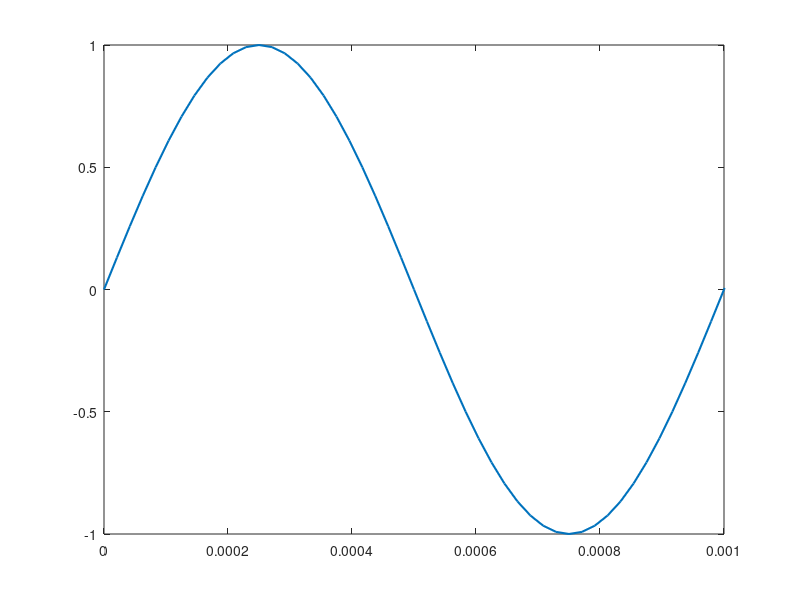

MATLAB code to generate this figure: (Note: this script raises an error after producing the figure.)
%% Plot Sine
fs = 48000;         % Sampling frequency
ts = 1/fs;          % Time step
dur = 1;            % Duration of the signal in seconds

t = 0:ts:dur-ts;    % Time vector

freq = 1000;        % Frequency of the sine wave
amp = 1;            % Amplitude of the sine wave

sine = amp * sin(2*pi*freq*t);  % Generate the sine wave

figure(1);
plot(t, sine, "LineWidth", 1.5);  % Plot the sine wave
xlim([0, 0.001]);                 % Set the x-axis limits
hold("on");                       % Enable holding the plot for overlaying

sound(sine, fs);                  % Play the sine wave as sound


%% Hard clipping
threshold = 0.5;                  % Threshold for hard clipping

% Apply hard clipping to the sine wave
hcSine = hard_clipper(sine, threshold);

plot(t, hcSine, "LineWidth", 1.5); % Plot the hard clipped signal

sound(hcSine, fs);                % Play the hard clipped signal


%% Soft clipping
scSine = tanh(sine);              % Apply soft clipping using the hyperbolic tangent function

plot(t, scSine, "LineWidth", 1.5); % Plot the soft clipped signal

sound(scSine, fs);                % Play the soft clipped signal


%% Soft clipping with saturation coefficient
saturation = 2;                   % Saturation coefficient

% Apply soft clipping with saturation coefficient to the sine wave
scSineSat = tanh(sine * saturation) / tanh(saturation);

plot(t, scSineSat, "LineWidth", 1.5); % Plot the soft clipped signal with saturation

sound(scSineSat, fs);                % Play the soft clipped signal with saturation


%% Piecewise clip
piecesine = piecewise_clipper(sine);  % Apply a piecewise clipping function

plot(t, piecesine);                   % Plot the piecewise clipped signal

sound(piecesine, fs);                 % Play the piecewise clipped signal


%% Asymmetric hard clip
positive_threshold = 0.5;             % Positive threshold for asymmetric hard clipping
negative_threshold = 0.8;             % Negative threshold for asymmetric hard clipping

% Apply asymmetric hard clipping to the sine wave
asymmHcSine = asymmetric_hard_clipper(sine, positive_threshold, negative_threshold);

plot(t, asymmHcSine, "LineWidth", 1.5); % Plot the asymmetrically hard clipped signal

sound(asymmHcSine, fs);                  % Play the asymmetrically hard clipped signal


%% Symmetric vs Asymmetric hard clip THD
figure(2);

subplot(2,1,1);
thd(hcSine, fs);                    % Compute and plot the THD (Total Harmonic Distortion) for symmetrical clipping

subplot(2,1,2);
thd(asymmHcSine, fs);               % Compute and plot the THD (Total Harmonic Distortion)for asymmetrical clipping
